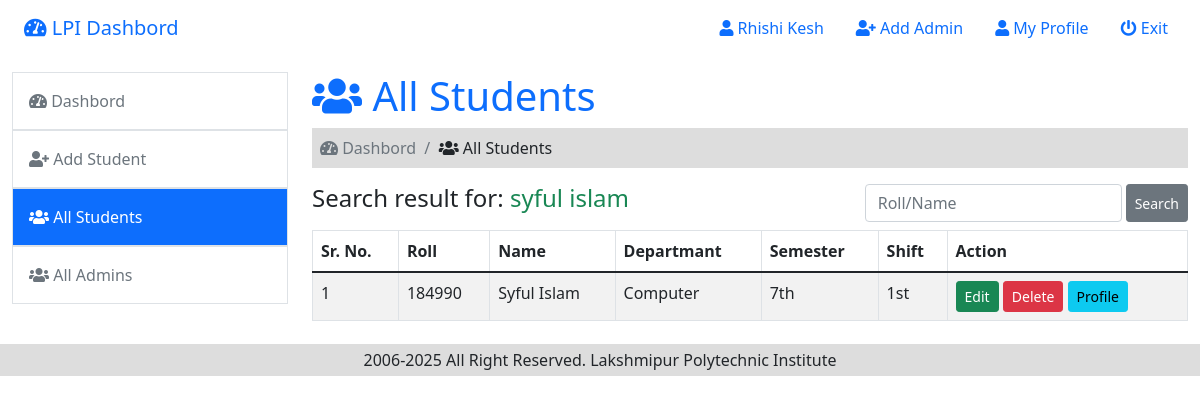
The page /admin/student_search.php?student_search=syful islam (signed in) on the database its author committed.
### tables this page shows
CREATE TABLE IF NOT EXISTS `users` (
  `id` int NOT NULL AUTO_INCREMENT,
  `name` varchar(100) DEFAULT NULL,
  `email` varchar(100) DEFAULT NULL,
  `password` varchar(200) DEFAULT NULL,
  `c_password` varchar(200) DEFAULT NULL,
  `photo` varchar(100) DEFAULT NULL,
  `date` timestamp NOT NULL DEFAULT CURRENT_TIMESTAMP,
  PRIMARY KEY (`id`),
  UNIQUE KEY `email` (`email`)
);

CREATE TABLE IF NOT EXISTS `students` (
  `id` int NOT NULL AUTO_INCREMENT,
  `name` varchar(255) DEFAULT NULL,
  `roll` varchar(255) DEFAULT NULL,
  `department` varchar(255) DEFAULT NULL,
  `semester` varchar(255) DEFAULT NULL,
  `shift` varchar(255) DEFAULT NULL,
  `father_name` varchar(255) DEFAULT NULL,
  `mother_name` varchar(255) DEFAULT NULL,
  `address` varchar(255) DEFAULT NULL,
  `number` varchar(255) DEFAULT NULL,
  `file` varchar(255) DEFAULT NULL,
  `time` timestamp NOT NULL DEFAULT CURRENT_TIMESTAMP ON UPDATE CURRENT_TIMESTAMP,
  PRIMARY KEY (`id`)
);

### admin/student_search.php (the view, shortened to what this page needs)
<?php
    include('header.php');
    $search_text = $_GET['student_search'];
?>
    <section class="mt-3">
        <div class="container-fluid">
            <div class="row">
                <div class="col-lg-3">
                    <ul class="nav flex-column">
                        <li class="nav-item">
                            <a href="index.php" class="nav-link text-secondary p-3 border">
                                <i class="fas fa-tachometer-alt"></i>
                                Dashbord
                            </a>
                        </li>
                        <li class="nav-item">
                            <a href="add_student.php" class="nav-link text-secondary p-3 border">
                                <i class="fas fa-user-plus"></i>
                                Add Student
                            </a>
                        </li>
                        <li class="nav-item active">
                            <a href="all_students.php" class="nav-link text-secondary p-3 border">
                                <i class="fas fa-users"></i>
                                All Students
                            </a>
                        </li>
                        <li class="nav-item">
                            <a href="all_users.php" class="nav-link text-secondary p-3 border">
                                <i class="fas fa-users"></i>
                                All Admins
                            </a>
                        </li>
                    </ul>
                </div>
                <div class="col-lg-9 mt-2 mt-lg-0">
                  <h1 class="text-primary">
                    <i class="fas fa-users"></i>
                    All Students
                  </h1>
                  <p class="p-2 bg-muted text-muted">
                    <i class="fas fa-tachometer-alt"></i>
                    Dashbord &nbsp;/&nbsp;
                    <span class="text-dark">
                      <i class="fas fa-users"></i>
                      All Students
                    </span>
                  </p>
                  <div class="d-flex justify-content-between">
                    <h4>Search result for: <span class="text-success"><?= $search_text ?></span></h4>
                    <form class="d-flex" action="student_search.php" method="GET">
                        <input class="form-control me-1 input-sm" type="text" name="student_search" required maxlength="70" placeholder="Roll/Name" autocomplete="off">
                        <button class="btn btn-secondary btn-sm" type="submit">Search</button>
                    </form>
                  </div>
                  <table class="table table-striped table-bordered table-hover mt-2">
                    <?php
                    $table_top = "<thead>
                    <tr>
                      <th>Sr. No.</th>
                      <th>Roll</th>
                      <th>Name</th>
                      <th>Departmant</th>
                      <th>Semester</th>
                      <th>Shift</th>
                      <th>Action</th>
                    </tr>
                  </thead>
                  <tbody>";
                    ?>
                      <?php
                        $sql = "SELECT * FROM `students`  WHERE name LIKE '%$search_text%' OR roll LIKE '%$search_text%' ORDER BY time DESC";
                        $query = mysqli_query($con, $sql);
                        $rows = mysqli_num_rows($query);
                        if($rows){
                            $i = 1;
                            echo $table_top;
                          foreach($query as $row){
                      ?>
                      <tr>
                        <td><?= $i++ ?></td>
                        <td><?= $row['roll'] ?></td>
                        <td><?= ucwords($row['name']) ?></td>
                        <td><?= $row['department'] ?></td>
                        <td><?= $row['semester'] ?></td>
                        <td><?= $row['shift'] ?></td>
                        <td>
                          <a href="edit_students.php?id=<?= $row['id'] ?>" class="btn btn-success btn-sm">Edit</a>
                          <form method="POST" action="" class="d-inline" onsubmit="return confirm('Are your sure you want to delete?')">
                            <input type="submit" name="delete" value="Delete" class="btn btn-danger btn-sm">
                          </form>
                          <a href="student_profile.php?id=<?= $row['id'] ?>" class="btn btn-info btn-sm">Profile</a>
                        </td>
                      </tr>
                      <?php }}?>
                    </tbody>
                  </table>
                </div>
            </div>
        </div>
    </section>
    <footer>
      <p class="text-center bg-muted mb-0 py-1" style="margin-top: 7px;">2006-<?= date('Y')?> All Right Reserved. Lakshmipur Polytechnic Institute</p>
    </footer>
<?php
  include('footer.php');
?>

### admin/header.php (shortened to what this page needs)
<?php
    include('../config.php');
    if(isset($_SESSION['user_data'])){
        $user = $_SESSION['user_data'];
    }else{
        header('location: ../index.php');
    }
?>
<?php
  $sql = "SELECT * FROM `users`";
  $query = mysqli_query($con, $sql);
?>
<!DOCTYPE html>
<html lang="en">
<head>
    <link rel="stylesheet" href="../css/all.min.css">
    <link rel="stylesheet" href="../css/bootstrap.min.css">
    <link rel="stylesheet" href="../css/fontawesome.css">
    <link rel="stylesheet" href="../css/style.css">
</head>
<body class="">
    <div class="container-fluid">
        <nav class="navbar navbar-expand-lg navbar-light">
            <div class="container-fluid">
              <a class="navbar-brand text-primary" href="index.php"><i class="fas fa-tachometer-alt"></i> LPI Dashbord</a>
              <div class="collapse navbar-collapse" id="navbarColor01">
                <ul class="navbar-nav ms-auto">
                  <li class="nav-item ms-3">
                    <a class="nav-link text-primary disabled" href="#"><i class="fas fa-user"></i> <?= ucwords($user['0']) ?></a>
                  </li>
                  <li class="nav-item ms-3">
                    <a class="nav-link text-primary" href="register.php"><i class="fas fa-user-plus"></i> Add Admin</a>
                  </li>
                  <li class="nav-item ms-3">
                    <a class="nav-link text-primary" href="user_profile.php?id=<?= $user['1'] ?>"><i class="fas fa-user"></i> My Profile</a>
                  </li>
                  <li class="nav-item ms-3">
                    <a class="nav-link text-primary" href="exit.php"><i class="fas fa-power-off"></i> Exit</a>
                  </li>
                </ul>
              </div>
            </div>
        </nav>
    </div>

### css/style.css (style rules this page uses)
* { text-decoration: none !important; }
.active { background: #0D6EFD; }
.active a { color: #fff !important; }
.bg-muted { background-color: #ddd; }

### rows shown on the page
users: name "Rhishi Kesh"
students: roll "184990", name "Syful Islam", department "Computer", semester "7th", shift "1st"

### other values the page prints
$search_text "syful islam"
